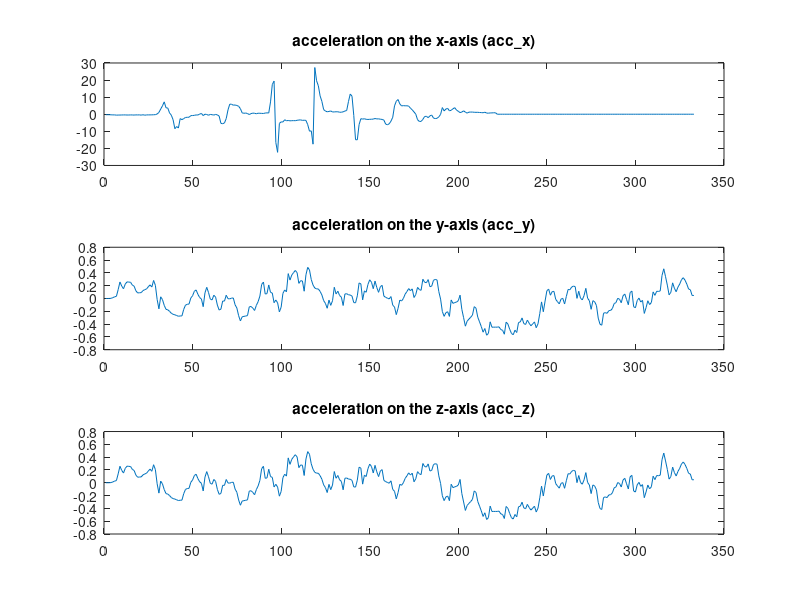
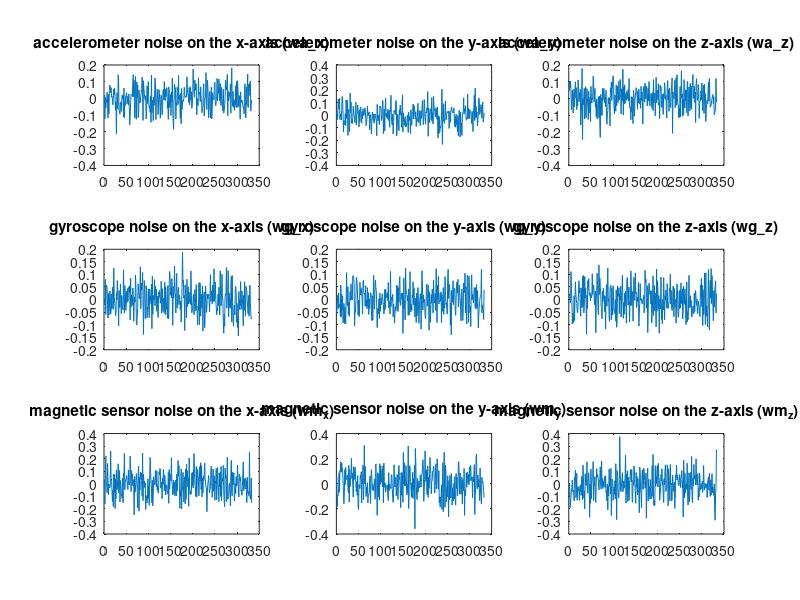
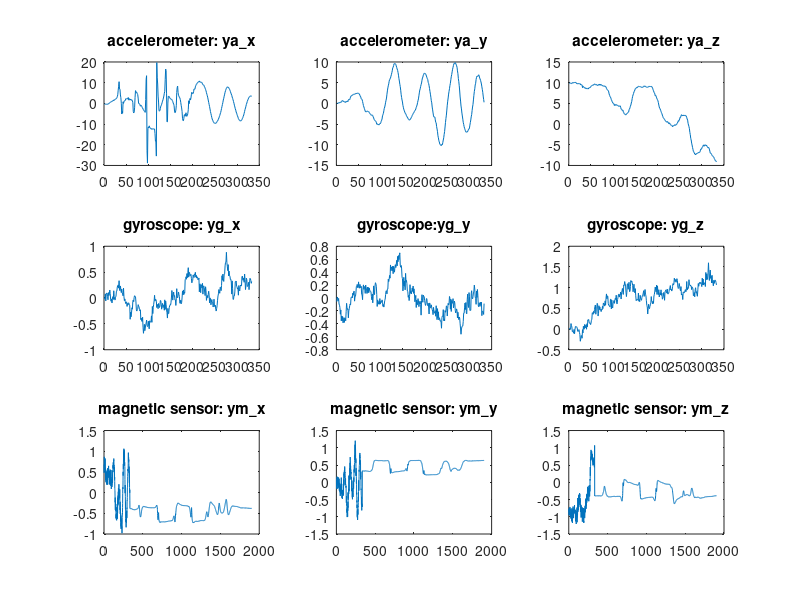

Write the MATLAB code that produced these figures, in order. (Note: this script raises an error after producing the figures.)
% Implementation of the paper entitled: Orientation Estimation Using a Quaternion-Based Indirect Kalman Filter
% With Adaptive Estimation of External Acceleration

%-------- Souhaiel Ben Salem --------------


clear all
clc

%--------------------------------------------------------------------------------------------------
% Main program to read IMU data, run the fuction that estimates quaternion/Euler angles, and biases 
% and plots IMU data, external acceleration and estimated Euler angles
%--------------------------------------------------------------------------------------------------
R2D = 180/pi;                           % Conversion from rad to deg

% reading the IMU data from“IMUData.mat” using the “load” Matlab function. 
% and  defining and explaining the variables that are in this file (.mat)

load('IMU_Data.mat');
% display the meaning, size and type of each variable
fprintf('acc stands for acceleration variable and it is of size : %g x %g  double \n' , size(acc))
fprintf('ba stands for accelerometer bias  and it is of size : %g x %g  double \n' , size(ba))
fprintf('bg stands for gyroscope bias  and it is of size : %g x %g  double \n' , size(bg))
fprintf('euler stands for the euler angles measurements  and it is of size : %g x %g  double \n' , size(euler))
fprintf('N stands for the number of measurements and it is of size : %g int \n' , size(N))
fprintf('R2D stands for passage from radian to degree coefficient and it is of size : %g  double \n' , size(R2D))
fprintf('tt stands for measurement sampling time  and it is of size : %g x %g  double \n' , size(tt))
fprintf('wa stands for the  noise on the accelerometer measurements  and it is of size : %g x %g  double \n' , size(wa))
fprintf('wg stands for the noise on the gyroscope measurements and it is of size : %g x %g  double \n' , size(wg))
fprintf('wm stands for the noise on the magnetic sensor measurements  and it is of size : %g x %g  double \n' , size(wm))
fprintf('ya stands for the output of the accelerometer and it is of size : %g x %g  double \n' , size(ya))
fprintf('yg stands for the output of the gyroscope and it is of size : %g x %g  double \n' , size(yg))
fprintf('ym stands for the output of the magnetic sensor and it is of size : %g x %g  double \n' , size(ym))

%remainder of your code here
    
% plotting these variables

figure()
% plotting the acceleration
title('first figure')
subplot(3,1,1)
plot(acc(1,:))
title('acceleration on the x-axis (acc\_x)')
subplot(3,1,2) 
plot(acc(2,:))
title('acceleration on the y-axis (acc\_y)')
subplot(3,1,3)
plot(acc(3,:))
title('acceleration on the z-axis (acc\_z)')
figure()
% plotting the accelerometer noise
subplot(3,3,1)
plot(wa(1,:))
title('accelerometer noise on the x-axis (wa\_x)')

subplot(3,3,2)
plot(wa(2,:))
title('accelerometer noise on the y-axis (wa\_y)')

subplot(3,3,3)
plot(wa(3,:))
title('accelerometer noise on the z-axis (wa\_z)')

% plotting the gyroscope noise
subplot(3,3,4)
plot(wg(1,:))
title('gyroscope noise on the x-axis (wg\_x)')

subplot(3,3,5)
plot(wg(2,:))
title('gyroscope noise on the y-axis (wg\_y)')

subplot(3,3,6)
plot(wg(3,:))
title('gyroscope noise on the z-axis (wg\_z)')
% plotting the magnetic senosr noise

subplot(3,3,7)
plot(wm(1,:))
title('magnetic sensor noise on the x-axis (wm_x)')

subplot(3,3,8)
plot(wm(2,:))
title('magnetic sensor noise on the y-axis (wm_y)')

subplot(3,3,9)
plot(wm(3,:))
title('magnetic sensor noise on the z-axis (wm_z)')


% plotting the output of each sensor 
figure()

%  the output of the accelerometer ya
subplot(3,3,1)
plot(ya(1,:))
title('accelerometer: ya\_x')

subplot(3,3,2)
plot(ya(2,:))
title('accelerometer: ya\_y')

subplot(3,3,3)
plot(ya(3,:))
title('accelerometer: ya\_z')

% the output of the gyroscope yg
subplot(3,3,4)
plot(yg(1,:))
title('gyroscope: yg\_x')

subplot(3,3,5)
plot(yg(2,:))
title('gyroscope:yg\_y')

subplot(3,3,6)
plot(yg(3,:))
title('gyroscope: yg\_z')

% the output of the magnetic sensor ym
subplot(3,3,7)
plot(ym(1,:))
title('magnetic sensor: ym\_x')

subplot(3,3,8)
plot(ym(2,:))
title('magnetic sensor: ym\_y')

subplot(3,3,9)
plot(ym(3,:))
title('magnetic sensor: ym\_z')

% create the three noise error covariance matrices for gyroscope data “Rg”, accelerometer data “Ra”
% and magnetometer data “Rm”, as given in Section V of the paper.

Ra= 0.0056*eye(3) ; % acceleormeter's noise error covariance matrix 
Rg= 0.003*eye(3)  ;% gyroscope's noise error covariance matrix 
Rm=0.001*eye(3) ; % magnetic sensor's noise error covariance matrix 

% Calling the ”computeattitude” function

[q4, eulercom4, bahat, bghat] = Compute_Attitude(yg,ya,ym,tt,Rg,Ra,Rm);



% Disoplaying the final results i.e real values against estimated values: 
 
figure()
subplot(311)
plot(tt,eulercom4(1,:))
hold on 
plot(tt,euler(1,:))
title('pitch')
legend('true pitch','estimated pitch')

subplot(312)
plot(tt,eulercom4(2,:))
hold on
plot(tt,euler(2,:))
title('roll')
legend('true roll','estimated roll')


subplot(313)
plot(tt,eulercom4(3,:))
hold on
plot(tt,euler(3,:))
title('yaw')
legend('true yaw','estimated yaw')



